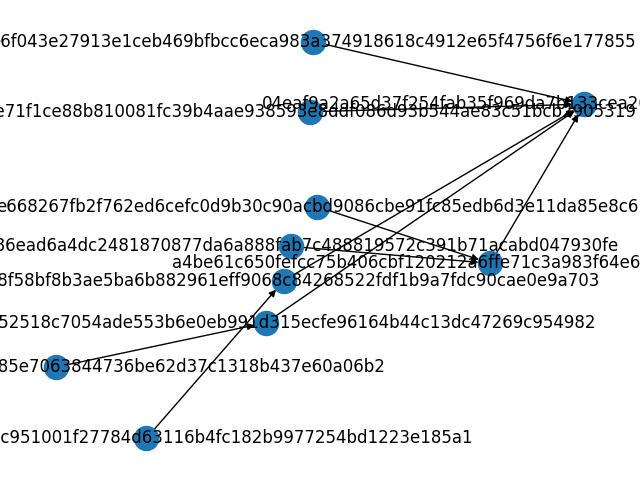

Write the Python code that produced this figure.
#!/usr/bin/env python3

import json
import random
import string
import re
import networkx as nx
import matplotlib.pyplot as plt
from networkx.readwrite import json_graph
from enum import IntEnum
# from logging import logging 
import logging

# TODO: make this multiline nicer
DESCRIPTION = "The Index of Knowledge (IoK) project aims to provide tools for the creation of curated collections of resources. Resources and their corresponding topics are stored as a graph, allowing programmatic creation of front-ends, such as [interactive graph visualizations](https://index-of-knowledge.firebaseapp.com/?loaduser=rustielin.id.blockstack) as well as \"awesome-lists\", such as this README! The trick is in the data representation and traversal, e.g. grouped by topic and explored in order of pedagogical dependency. Users' IoK data are by default stored in Blockstack's Gaia distributed storage system, but otherwise pluggable with any other storage."

SUBTITLE = '> Tools to create curated collections of blockchain resources, on a blockchain'

TRAVIS = '[![Build Status](https://travis-ci.com/rustielin/iok.svg?branch=master)](https://travis-ci.com/rustielin/iok)'

class NodeType(IntEnum):
    TOPIC = 1
    RESOURCE = 2

class ResourceType(IntEnum):
    DESCRIPTION = 1
    ARTICLE = 2
    VIDEO = 3
    PAPER = 4

LINK_TYPES = [ResourceType.ARTICLE, ResourceType.VIDEO, ResourceType.PAPER]

class KnowledgeGraph:

    def __init__(self, filename, debug=False):
        logging.info("Trying to read graph from {}".format(filename))
        self.graph = nx.DiGraph()
        self.read_from_file(filename)
        # create new one if not


    def write_graph(self, filename):
        """For debugging mostly, write graph to png"""
        nx.draw(self.graph, with_labels=True)
        plt.savefig(filename)


    def read_from_file(self, filename):
        """Reads graph from JSON file in data link format"""
        with open(filename, 'r') as f:
            elements = json.load(f)
        nodes = elements['nodes']
        edges = elements['edges']
        for node in nodes:
            dat = node['data']
            data = None
            resource_type = None
            name = None
            if 'data' in dat:
                data = dat['data']
            if 'resource_type' in dat:
                resource_type = dat['resource_type']
            if 'name' in dat:
                name = dat['name']

            self.add_knowledge_node(dat['id'], NodeType(dat['node_type']), name=name, data=data, resource_type=resource_type)

        for edge in edges:
            dat = edge['data']
            self.graph.add_edge(dat['source'], dat['target'])


    def add_knowledge_node(self, id: str, node_type: NodeType, name=None, data=None, resource_type: ResourceType=None):
        self.graph.add_node(id)
        node = self.graph.nodes[id]
        node['node_type'] = node_type
        if resource_type:
            node['resource_type'] = resource_type
        if data:
            node['data'] = data
        if name:
            node['name'] = name


    def get_graph(self):
        return self.graph


class AwesomeClient():
    """Makes an awesome-list from the given graph"""

    def __init__(self, graph: KnowledgeGraph):
        self.knowledge = graph

    def build_map(self):
        """Parses the graph and builds a map"""
        logging.debug("Building map")
        dic = {}  # XXX: throw it into dict so we can sort it later??
        for id in list(reversed(list(nx.topological_sort(self.knowledge.graph)))):
            node = self.knowledge.graph.nodes[id]
            name = node['name']
            if node['node_type'] == NodeType.TOPIC: # if sorted, topics always before resources
                dic[name] = {'name': name}  # XXX: a placeholder
                dic[name]['papers'] = []
                dic[name]['videos'] = []
                dic[name]['articles'] = []
                dic[name]['descriptions'] = []
                logging.debug(f"Added topic to map: {name}")
            else:  # NodeType.RESOURCE
                # put it in parents
                logging.debug("Adding resource {}".format(name))
                for p_id in self.knowledge.graph.successors(id):
                    parent = self.knowledge.graph.nodes[p_id]['name']
                    logging.debug(f"{name} has parent {parent}")
                    dat = node['data']  # XXX: only desc for now
                    # articles, papers,
                    t = node['resource_type']
                    logging.debug("Building map for type {}".format(t))

                    if t == ResourceType.PAPER:
                        dic[parent]['papers'].append(dat)
                        logging.debug("Adding paper")
                    elif t == ResourceType.VIDEO:
                        dic[parent]['videos'].append(dat)
                        logging.debug("Adding video")
                    elif t == ResourceType.ARTICLE:
                        dic[parent]['articles'].append(dat)
                        logging.debug("Adding articles")
                    elif t == ResourceType.DESCRIPTION:
                        dic[parent]['descriptions'].append(dat)
                        logging.debug("Adding description")


        self.mindmap = dic
        return dic

    def get_link(self, dat):
        # TODO: get separate alt text
        text = dat['text']
        link = dat['link']
        return f'* [{text}]({link})\n' 

    def escape_toc_link_txt(self, s):
        """spaces in toc link need to be escaped, among others"""
        return re.sub(r"\s+", '%20', s)

    def get_toc_link(self, title):
        """Generate link that references title on the same doc"""
        return f'* [{title}](#{self.escape_toc_link_txt(title)})\n'

    def get_h(self, s: str, level=1):
        """Generates markdown string for header of variable level"""
        return '#' * level + ' ' + s + '\n\n'

    def get_s(self, s: str):
        """Generate markdown string for single line of text"""
        return f'{s}\n\n'

    def build_str(self):
        head = ''
        head += self.get_h('Index of Knowledge')
        head += self.get_s(SUBTITLE)
        head += self.get_s(TRAVIS)
        head += self.get_s(DESCRIPTION)

        s = ''
        for key in self.mindmap:
            s += self.get_h(key, level=2)
            s += self.get_h('Description', level=3)
            for x in self.mindmap[key]['descriptions']:
                s += self.get_s(x)
            s += self.get_h('Papers', level=3)
            for x in self.mindmap[key]['papers']:
                s += self.get_link(x)
                s += '\n'
            s += self.get_h('Articles', level=3)
            for x in self.mindmap[key]['articles']:
                s += self.get_link(x)
                s += '\n'
            s += self.get_h('Videos', level=3)
            for x in self.mindmap[key]['videos']:
                s += self.get_link(x)
                s += '\n'

        # TODO: write a ToC
        toc = ''
        toc += self.get_h('Table of Contents', level=2)
        for key in self.mindmap:
            toc += self.get_toc_link(key)
        toc += '\n'

        return head + toc + s

    def write_to_file(self, filename):
        """Writes awesome-list"""
        with open(filename, 'w') as f:
            f.write(self.build_str())

    # def read_from_file(self, filename=AWESOME_FILE):
    #     """Reads graph from JSON file in data link format"""
    #     with open(filename, 'r') as f:
    #         dat = json.load(f)
    #     self.graph = json_graph.node_link_graph(dat)

    # def write_to_file(self, filename=AWESOME_FILE):
    #     """Writes awesome-list"""
    #     # XXX: random to avoid collision for now, until read impl
    #     filename += random_string(5)
    #     with open(filename, 'w') as f:
    #         json.dump(data, f)